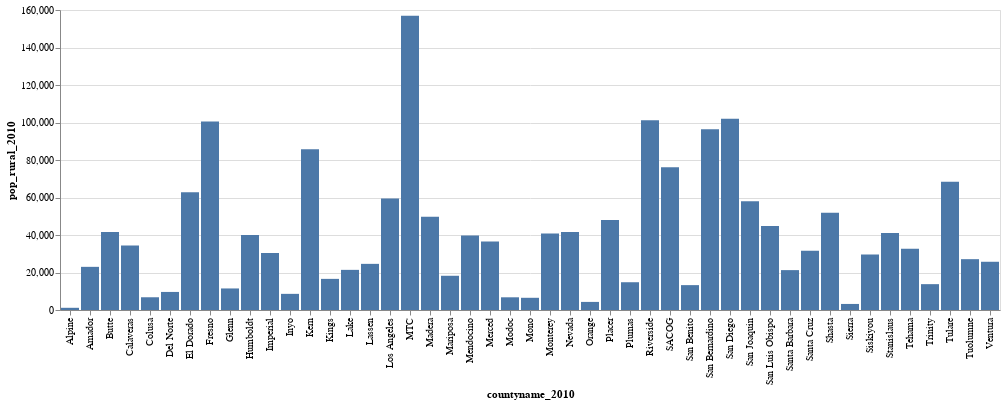

Write notebook code for a chart like this one.
### Code cell
alt.Chart(merge).mark_bar().encode(
    x = "countyname_2010",
    y = "pop_rural_2010",
    tooltip = ["countyname_2010","pop_rural_2010"]
)

### Figure 1 — Vega-Lite specification as saved in the notebook (floating-point values rounded to 4 significant figures)
{"config": {"view": {"continuousWidth": 300, "continuousHeight": 300}}, "data": {"name": "data-c56dc6a3f678e760841693e3381f173c"}, "mark": {"type": "bar"}, "encoding": {"tooltip": [{"field": "countyname_2010", "type": "nominal"}, {"field": "pop_rural_2010", "type": "quantitative"}], "x": {"field": "countyname_2010", "type": "nominal"}, "y": {"field": "pop_rural_2010", "type": "quantitative"}}, "$schema": "https://vega.github.io/schema/vega-lite/v5.20.1.json", "datasets": {"data-c56dc6a3f678e760841693e3381f173c": [{"countyname_2010": "Alpine", "pop_rural_2010": 1175, "apportionment_calc_2010": 20243, "pop_rur_2020": 1204, "apportionment_calc_2020": 17099}, {"countyname_2010": "Amador", "pop_rural_2010": 23016, "apportionment_calc_2010": 400197, "pop_rur_2020": 28020, "apportionment_calc_2020": 402349}, {"countyname_2010": "Butte", "pop_rural_2010": 41584, "apportionment_calc_2010": 723213, "pop_rur_2020": 44478, "apportionment_calc_2020": 638791}, {"countyname_2010": "Calaveras", "pop_rural_2010": 34370, "apportionment_calc_2010": 597716, "pop_rur_2020": 37128, "apportionment_calc_2020": 533198}, {"countyname_2010": "Colusa", "pop_rural_2010": 6795, "apportionment_calc_2010": 118011, "pop_rur_2020": 9326, "apportionment_calc_2020": 133783}, {"countyname_2010": "Del Norte", "pop_rural_2010": 9634, "apportionment_calc_2010": 167399, "pop_rur_2020": 12123, "apportionment_calc_2020": 173966}, {"countyname_2010": "El Dorado", "pop_rural_2010": 62827, "apportionment_calc_2010": 1092765, "pop_rur_2020": 70112, "apportionment_calc_2020": 1007059}, {"countyname_2010": "Fresno", "pop_rural_2010": 100537, "apportionment_calc_2010": 1748782, "pop_rur_2020": 113625, "apportionment_calc_2020": 1632183}, {"countyname_2010": "Glenn", "pop_rural_2010": 11494, "apportionment_calc_2010": 199756, "pop_rur_2020": 11917, "apportionment_calc_2020": 171007}, {"countyname_2010": "Humboldt", "pop_rural_2010": 40062, "apportionment_calc_2010": 696736, "pop_rur_2020": 43033, "apportionment_calc_2020": 618031}, {"countyname_2010": "Imperial", "pop_rural_2010": 30399, "apportionment_calc_2010": 528635, "pop_rur_2020": 33075, "apportionment_calc_2020": 474971}, {"countyname_2010": "Inyo", "pop_rural_2010": 8611, "apportionment_calc_2010": 149602, "pop_rur_2020": 8003, "apportionment_calc_2020": 114776}, {"countyname_2010": "Kern", "pop_rural_2010": 85693, "apportionment_calc_2010": 1490550, "pop_rur_2020": 121409, "apportionment_calc_2020": 1744011}, {"countyname_2010": "Kings", "pop_rural_2010": 16601, "apportionment_calc_2010": 288600, "pop_rur_2020": 16642, "apportionment_calc_2020": 238888}, {"countyname_2010": "Lake", "pop_rural_2010": 21408, "apportionment_calc_2010": 372224, "pop_rur_2020": 27802, "apportionment_calc_2020": 399217}, {"countyname_2010": "Lassen", "pop_rural_2010": 24610, "apportionment_calc_2010": 427927, "pop_rur_2020": 23735, "apportionment_calc_2020": 340789}, {"countyname_2010": "Los Angeles", "pop_rural_2010": 59424, "apportionment_calc_2010": 1033565, "pop_rur_2020": 89220, "apportionment_calc_2020": 1281572}, {"countyname_2010": "Madera", "pop_rural_2010": 49672, "apportionment_calc_2010": 863915, "pop_rur_2020": 60326, "apportionment_calc_2020": 866469}, {"countyname_2010": "Mariposa", "pop_rural_2010": 18251, "apportionment_calc_2010": 317304, "pop_rur_2020": 17131, "apportionment_calc_2020": 245913}, {"countyname_2010": "Mendocino", "pop_rural_2010": 39731, "apportionment_calc_2010": 690978, "pop_rur_2020": 44394, "apportionment_calc_2020": 637584}, {"countyname_2010": "Merced", "pop_rural_2010": 36510, "apportionment_calc_2010": 634944, "pop_rur_2020": 47239, "apportionment_calc_2020": 678456}, {"countyname_2010": "Modoc", "pop_rural_2010": 6776, "apportionment_calc_2010": 117680, "pop_rur_2020": 8700, "apportionment_calc_2020": 124790}, {"countyname_2010": "Mono", "pop_rural_2010": 6509, "apportionment_calc_2010": 113035, "pop_rur_2020": 6150, "apportionment_calc_2020": 88156}, {"countyname_2010": "Monterey", "pop_rural_2010": 40742, "apportionment_calc_2010": 708566, "pop_rur_2020": 62577, "apportionment_calc_2020": 898808}, {"countyname_2010": "Nevada", "pop_rural_2010": 41614, "apportionment_calc_2010": 723735, "pop_rur_2020": 49285, "apportionment_calc_2020": 707850}, {"countyname_2010": "Orange", "pop_rural_2010": 4315, "apportionment_calc_2010": 74868, "pop_rur_2020": 7962, "apportionment_calc_2020": 114187}, {"countyname_2010": "Placer", "pop_rural_2010": 48039, "apportionment_calc_2010": 835507, "pop_rur_2020": 59016, "apportionment_calc_2020": 847649}, {"countyname_2010": "Plumas", "pop_rural_2010": 14810, "apportionment_calc_2010": 257443, "pop_rur_2020": 19790, "apportionment_calc_2020": 284113}, {"countyname_2010": "Riverside", "pop_rural_2010": 101212, "apportionment_calc_2010": 1760525, "pop_rur_2020": 132359, "apportionment_calc_2020": 1901323}, {"countyname_2010": "San Benito", "pop_rural_2010": 13267, "apportionment_calc_2010": 230600, "pop_rur_2020": 14598, "apportionment_calc_2020": 209523}, {"countyname_2010": "San Bernardino", "pop_rural_2010": 96357, "apportionment_calc_2010": 1676065, "pop_rur_2020": 117405, "apportionment_calc_2020": 1686488}, {"countyname_2010": "San Diego", "pop_rural_2010": 102054, "apportionment_calc_2010": 1775173, "pop_rur_2020": 144963, "apportionment_calc_2020": 2082397}, {"countyname_2010": "San Joaquin", "pop_rural_2010": 58065, "apportionment_calc_2010": 1009923, "pop_rur_2020": 60401, "apportionment_calc_2020": 867547}, {"countyname_2010": "San Luis Obispo", "pop_rural_2010": 44750, "apportionment_calc_2010": 778290, "pop_rur_2020": 53909, "apportionment_calc_2020": 774280}, {"countyname_2010": "Santa Barbara", "pop_rural_2010": 21269, "apportionment_calc_2010": 369806, "pop_rur_2020": 24964, "apportionment_calc_2020": 358445}, {"countyname_2010": "Santa Cruz", "pop_rural_2010": 31589, "apportionment_calc_2010": 549337, "pop_rur_2020": 36006, "apportionment_calc_2020": 517079}, {"countyname_2010": "Shasta", "pop_rural_2010": 51902, "apportionment_calc_2010": 902709, "pop_rur_2020": 61553, "apportionment_calc_2020": 884097}, {"countyname_2010": "Sierra", "pop_rural_2010": 3231, "apportionment_calc_2010": 56010, "pop_rur_2020": 3196, "apportionment_calc_2020": 45717}, {"countyname_2010": "Siskiyou", "pop_rural_2010": 29556, "apportionment_calc_2010": 513970, "pop_rur_2020": 31256, "apportionment_calc_2020": 448838}, {"countyname_2010": "Stanislaus", "pop_rural_2010": 41057, "apportionment_calc_2010": 714045, "pop_rur_2020": 45173, "apportionment_calc_2020": 648775}, {"countyname_2010": "Tehama", "pop_rural_2010": 32676, "apportionment_calc_2010": 568246, "pop_rur_2020": 37544, "apportionment_calc_2020": 539174}, {"countyname_2010": "Trinity", "pop_rural_2010": 13786, "apportionment_calc_2010": 239629, "pop_rur_2020": 16112, "apportionment_calc_2020": 231274}, {"countyname_2010": "Tulare", "pop_rural_2010": 68449, "apportionment_calc_2010": 1190567, "pop_rur_2020": 94889, "apportionment_calc_2020": 1363015}, {"countyname_2010": "Tuolumne", "pop_rural_2010": 27110, "apportionment_calc_2010": 471418, "pop_rur_2020": 26607, "apportionment_calc_2020": 382049}, {"countyname_2010": "Ventura", "pop_rural_2010": 25725, "apportionment_calc_2010": 447324, "pop_rur_2020": 28411, "apportionment_calc_2020": 407966}, {"countyname_2010": "MTC", "pop_rural_2010": 156971, "apportionment_calc_2010": 2730530, "pop_rur_2020": 181435, "apportionment_calc_2020": 2606368}, {"countyname_2010": "SACOG", "pop_rural_2010": 76115, "apportionment_calc_2010": 1323928, "pop_rur_2020": 94530, "apportionment_calc_2020": 1357857}]}}
